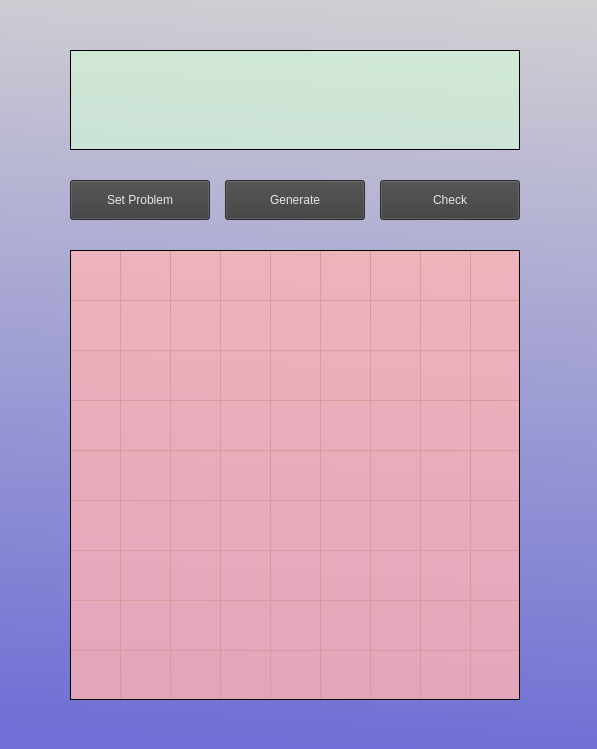
<?xml version="1.0" encoding="UTF-8"?>
<ui version="4.0">
 <class>MainWindow</class>
 <widget class="QMainWindow" name="MainWindow">
  <property name="geometry">
   <rect>
    <x>0</x>
    <y>0</y>
    <width>597</width>
    <height>749</height>
   </rect>
  </property>
  <property name="windowTitle">
   <string>Sudoku -- by F84046121</string>
  </property>
  <property name="windowOpacity">
   <double>1.000000000000000</double>
  </property>
  <property name="autoFillBackground">
   <bool>false</bool>
  </property>
  <property name="styleSheet">
   <string notr="true">background-color: rgba(200, 200, 200, 200);
background-color: qlineargradient(spread:pad, x1:0.712, y1:1, x2:0.76, y2:0, stop:0 rgba(111, 111, 213, 255), stop:1 rgba(209, 207, 210, 255));</string>
  </property>
  <widget class="QWidget" name="centralWidget">
   <widget class="QTableWidget" name="board">
    <property name="enabled">
     <bool>true</bool>
    </property>
    <property name="geometry">
     <rect>
      <x>70</x>
      <y>250</y>
      <width>450</width>
      <height>450</height>
     </rect>
    </property>
    <property name="font">
     <font>
      <family>Times New Roman</family>
      <pointsize>18</pointsize>
      <weight>75</weight>
      <bold>true</bold>
     </font>
    </property>
    <property name="styleSheet">
     <string notr="true">background-color: rgba(255, 180, 180, 200);
selection-background-color: rgba(255, 180, 180, 200);
border:1px solid #000000</string>
    </property>
    <property name="verticalScrollBarPolicy">
     <enum>Qt::ScrollBarAlwaysOff</enum>
    </property>
    <property name="horizontalScrollBarPolicy">
     <enum>Qt::ScrollBarAlwaysOff</enum>
    </property>
    <property name="autoScroll">
     <bool>false</bool>
    </property>
    <property name="editTriggers">
     <set>QAbstractItemView::CurrentChanged|QAbstractItemView::DoubleClicked|QAbstractItemView::SelectedClicked</set>
    </property>
    <property name="selectionMode">
     <enum>QAbstractItemView::NoSelection</enum>
    </property>
    <property name="iconSize">
     <size>
      <width>0</width>
      <height>0</height>
     </size>
    </property>
    <property name="textElideMode">
     <enum>Qt::ElideMiddle</enum>
    </property>
    <property name="gridStyle">
     <enum>Qt::SolidLine</enum>
    </property>
    <property name="wordWrap">
     <bool>false</bool>
    </property>
    <property name="cornerButtonEnabled">
     <bool>false</bool>
    </property>
    <property name="rowCount">
     <number>9</number>
    </property>
    <property name="columnCount">
     <number>9</number>
    </property>
    <attribute name="horizontalHeaderVisible">
     <bool>false</bool>
    </attribute>
    <attribute name="horizontalHeaderDefaultSectionSize">
     <number>50</number>
    </attribute>
    <attribute name="horizontalHeaderHighlightSections">
     <bool>false</bool>
    </attribute>
    <attribute name="horizontalHeaderMinimumSectionSize">
     <number>50</number>
    </attribute>
    <attribute name="verticalHeaderVisible">
     <bool>false</bool>
    </attribute>
    <attribute name="verticalHeaderDefaultSectionSize">
     <number>50</number>
    </attribute>
    <attribute name="verticalHeaderHighlightSections">
     <bool>false</bool>
    </attribute>
    <attribute name="verticalHeaderMinimumSectionSize">
     <number>50</number>
    </attribute>
    <row/>
    <row/>
    <row/>
    <row/>
    <row/>
    <row/>
    <row/>
    <row/>
    <row/>
    <column/>
    <column/>
    <column/>
    <column/>
    <column/>
    <column/>
    <column/>
    <column/>
    <column/>
   </widget>
   <widget class="QPushButton" name="newGame">
    <property name="geometry">
     <rect>
      <x>70</x>
      <y>180</y>
      <width>140</width>
      <height>40</height>
     </rect>
    </property>
    <property name="styleSheet">
     <string notr="true">color: rgb(231, 231, 231);
background-color: rgb(61, 61, 61);</string>
    </property>
    <property name="text">
     <string>Set Problem</string>
    </property>
    <property name="flat">
     <bool>false</bool>
    </property>
   </widget>
   <widget class="QPushButton" name="checking">
    <property name="geometry">
     <rect>
      <x>380</x>
      <y>180</y>
      <width>140</width>
      <height>40</height>
     </rect>
    </property>
    <property name="styleSheet">
     <string notr="true">color: rgb(231, 231, 231);
background-color: rgb(61, 61, 61);</string>
    </property>
    <property name="text">
     <string>Check</string>
    </property>
   </widget>
   <widget class="QPushButton" name="generate">
    <property name="geometry">
     <rect>
      <x>225</x>
      <y>180</y>
      <width>140</width>
      <height>40</height>
     </rect>
    </property>
    <property name="styleSheet">
     <string notr="true">color: rgb(231, 231, 231);
background-color: rgb(61, 61, 61);</string>
    </property>
    <property name="text">
     <string>Generate</string>
    </property>
    <property name="flat">
     <bool>false</bool>
    </property>
   </widget>
   <widget class="QTextBrowser" name="messageBlock">
    <property name="geometry">
     <rect>
      <x>70</x>
      <y>50</y>
      <width>450</width>
      <height>100</height>
     </rect>
    </property>
    <property name="styleSheet">
     <string notr="true">font: 14pt &quot;Times New Roman&quot;;
background-color: rgba(215, 255, 217, 150);
border:1px solid #000000</string>
    </property>
    <property name="lineWrapColumnOrWidth">
     <number>0</number>
    </property>
   </widget>
  </widget>
  <widget class="QMenuBar" name="menuBar">
   <property name="geometry">
    <rect>
     <x>0</x>
     <y>0</y>
     <width>597</width>
     <height>22</height>
    </rect>
   </property>
  </widget>
 </widget>
 <layoutdefault spacing="6" margin="11"/>
 <resources/>
 <connections/>
</ui>
